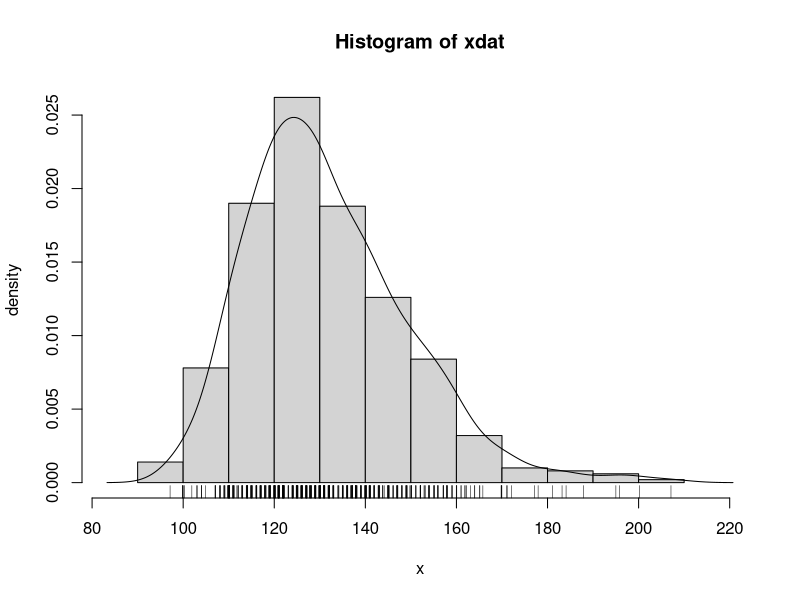

Reproduce this figure in R.
# UNIVARIATE KERNEL DENSITY ESTIMATION
# BANDWIDTH SELECTION BY SHEATHER AND JONES (1991) METHOD

a = read.table('sbp1dat.txt')
xdat = a[,1]
adj = 1
den = density(xdat,bw="SJ",adjust=adj)
x = den$x
f = den$y
fmin = min(f)
fmax = max(f)
histo = hist(xdat, plot=FALSE)
hden = histo$den
hmin = min(hden)
hmax = max(hden)
dlo = min(fmin,hmin)
dhi = max(fmax,hmax)
hist(xdat, xlim=range(x), ylim=c(dlo,dhi), xlab="x", ylab="density", 
 breaks='Scott', probability=TRUE)
lines(x,f,lty=1)
rug(jitter(xdat))
bw=den$bw
print(bw)
